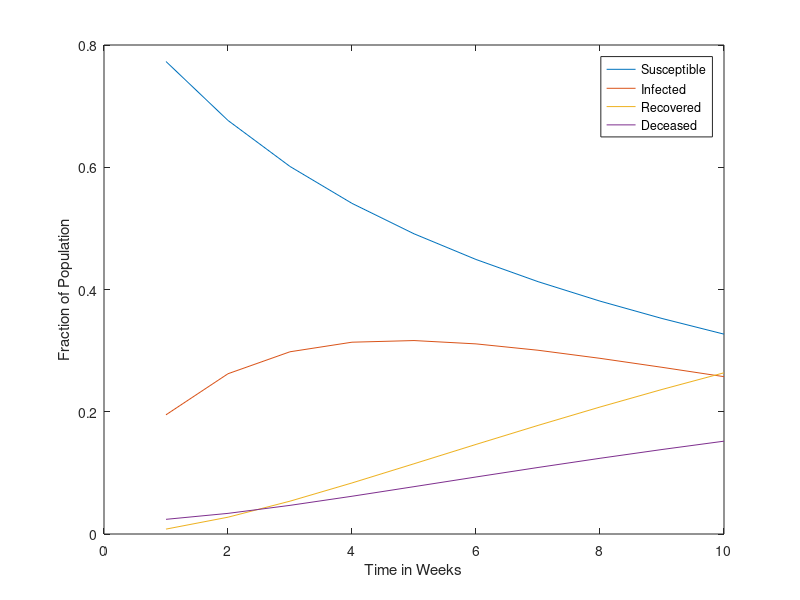
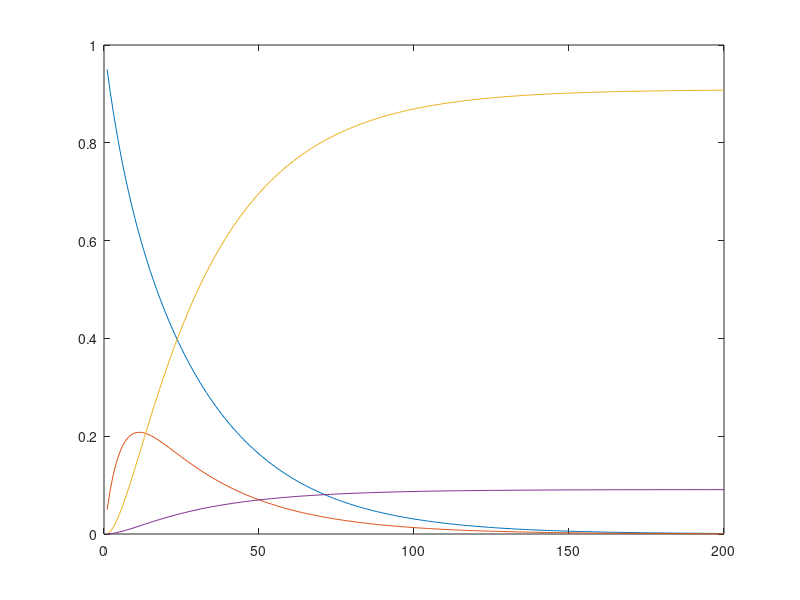

MATLAB code to generate these figures, in order:
SIRD = [0.9;0.08;0.00;0.02];

stateChanger = [0.85 0.1 0 0; 0.15 0.75 0 0;...
    0 0.1 1 0; 0 0.05 0 1];

changeSIRD = [];
change=stateChanger*SIRD; %%Calculate change for first week
changeSIRD=cat(2,changeSIRD,change); %%Concatenate change vector to empty array
for i = 1:9
    change=stateChanger*change; %%use the current change vector to get new change vector
    changeSIRD=cat(2,changeSIRD,change); %%Concatenate change vector to empty array
end 
plot(changeSIRD');
legend('Susceptible','Infected','Recovered','Deceased');
xlabel("Time in Weeks");
ylabel("Fraction of Population");
%%
changeMatrix=[0.95 0.04 0 0;
    0.05 0.85 0 0;
    0 0.1 1 0;
    0 0.01 0 1];
newSIRD=[1;0;0;0];
change2=changeMatrix*newSIRD;
changeSIRD2=[];
changeSIRD2=cat(2,changeSIRD2,change2);
for i = 1:199
    change2=changeMatrix*change2; %%use the current change vector to get new change vector
    changeSIRD2=cat(2,changeSIRD2,change2); %%Concatenate change vector to empty array
end
figure;
plot(changeSIRD2');